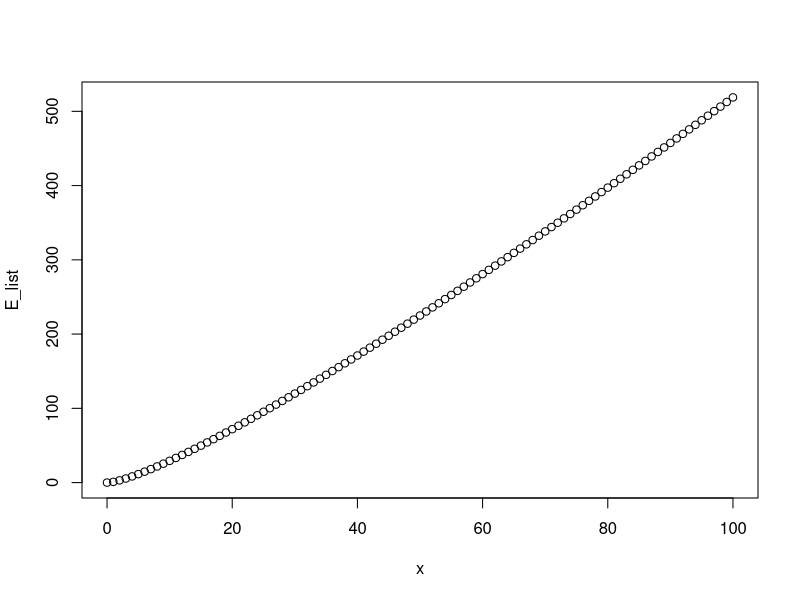

Here is the R script that generated this plot:
# compute Coupon collector's problem
# E[n] = n * Hn
#      = n * (1/1 + 1/2 + ... + 1/n)

N <- 100
x <- seq(0,N)

E_list <- 0
hn_list <- 0
for (n in 1:N) {
    hn <- sum( 1/seq(n) )
    hn_list <- append(hn_list, hn)
    E <- n * hn
    E_list <- append(E_list, E)
}

#plot(x, hn_list)
plot(x, E_list)
